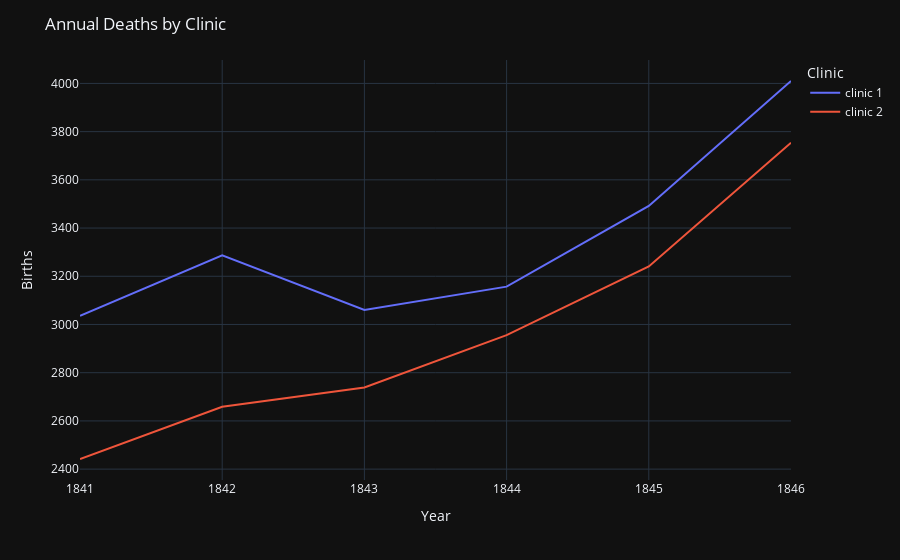

The notebook cell this image was saved under:
### Markdown cell above
Which clinic is bigger or more busy judging by the number of births?

Has the hospital had more patients over time?

What was the highest number of deaths recorded in clinic 1 and clinic 2?

### Code cell
chart = px.line( df,
                 x= "Year",
                 y= "Births",
                 color="Clinic", )
chart.update_layout(
    title = "Annual Births  by Clinic", )
chart.show()

### Figure 1 — Plotly figure (JSON) as saved in the notebook; plotly's stock layout.template omitted (floating-point values rounded to 4 significant figures)
{"data": [{"hovertemplate": "Clinic=clinic 1<br>Year=%{x}<br>Births=%{y}<extra></extra>", "legendgroup": "clinic 1", "line": {"color": "#636efa", "dash": "solid"}, "marker": {"symbol": "circle"}, "mode": "lines", "name": "clinic 1", "orientation": "v", "showlegend": true, "x": [1841, 1842, 1843, 1844, 1845, 1846], "xaxis": "x", "y": [3036, 3287, 3060, 3157, 3492, 4010], "yaxis": "y", "type": "scatter"}, {"hovertemplate": "Clinic=clinic 2<br>Year=%{x}<br>Births=%{y}<extra></extra>", "legendgroup": "clinic 2", "line": {"color": "#EF553B", "dash": "solid"}, "marker": {"symbol": "circle"}, "mode": "lines", "name": "clinic 2", "orientation": "v", "showlegend": true, "x": [1841, 1842, 1843, 1844, 1845, 1846], "xaxis": "x", "y": [2442, 2659, 2739, 2956, 3241, 3754], "yaxis": "y", "type": "scatter"}], "layout": {"xaxis": {"anchor": "y", "domain": [0.0, 1.0], "title": {"text": "Year"}}, "yaxis": {"anchor": "x", "domain": [0.0, 1.0], "title": {"text": "Births"}}, "legend": {"title": {"text": "Clinic"}, "tracegroupgap": 0}, "margin": {"t": 60}, "title": {"text": "Annual Deaths by Clinic"}}}
